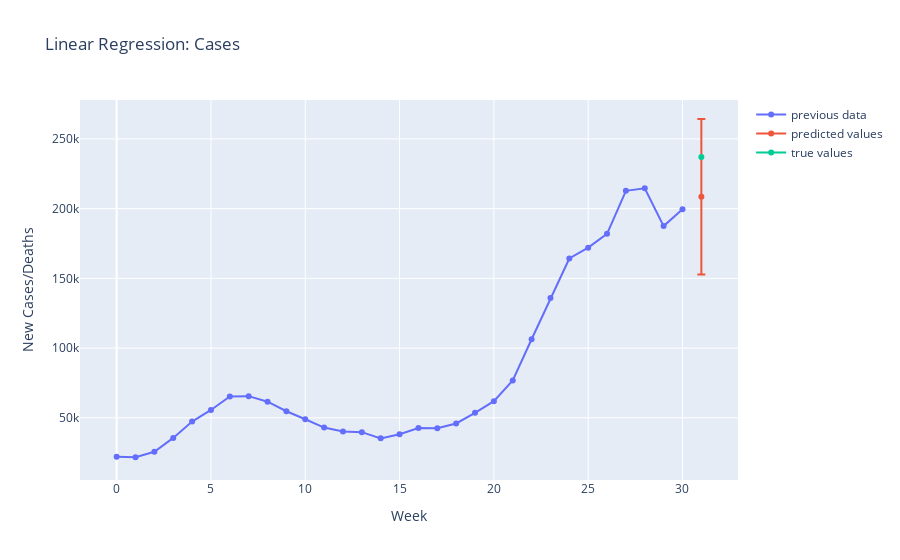
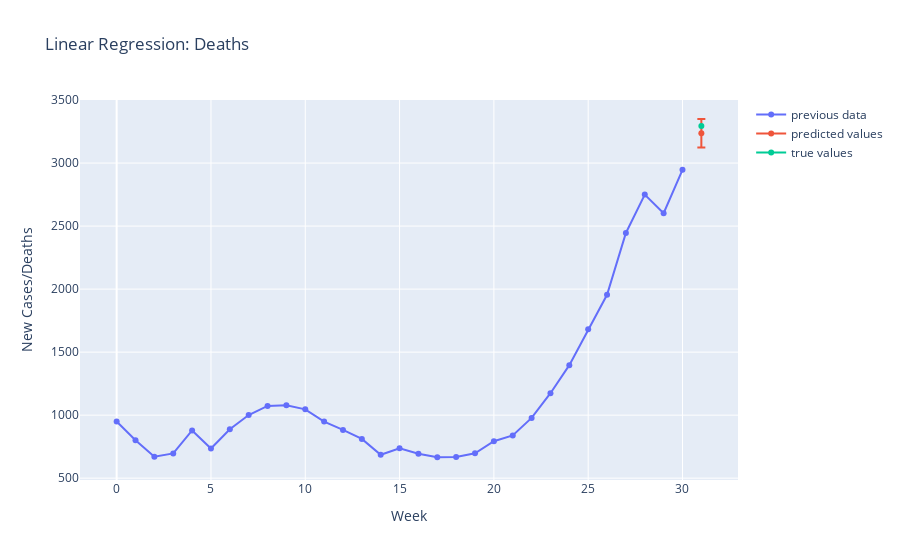

Notebook code for these charts, in order:
### Code cell
# Plot Linear Regression
create_plot(cases_weeks, title="Linear Regression: Cases")
create_plot(deaths_weeks, title="Linear Regression: Deaths")

### Figure 1 — Plotly figure (JSON) as saved in the notebook; plotly's stock layout.template omitted (floating-point values rounded to 4 significant figures)
{"data": [{"mode": "lines+markers", "name": "previous data", "type": "scatter", "x": [0, 1, 2, 3, 4, 5, 6, 7, 8, 9, 10, 11, 12, 13, 14, 15, 16, 17, 18, 19, 20, 21, 22, 23, 24, 25, 26, 27, 28, 29, 30], "y": [22150.0, 21730.0, 25700.0, 35610.0, 47300.0, 55630.0, 65250.0, 65540.0, 61560.0, 54730.0, 48980.0, 43010.0, 40220.0, 39740.0, 35270.0, 38250.0, 42650.0, 42530.0, 45940.0, 53594, 61951, 76750.0, 106300.0, 135800.0, 164300.0, 172000.0, 182000.0, 212800.0, 214600.0, 187500.0, 199600.0]}, {"error_y": {"type": "constant", "value": 55730.0}, "mode": "lines+markers", "name": "predicted values", "type": "scatter", "x": [31], "y": [208500.0]}, {"mode": "lines+markers", "name": "true values", "type": "scatter", "x": [31], "y": [237000.0]}], "layout": {"title": {"text": "Linear Regression: Cases"}, "xaxis": {"title": {"text": "Week"}}, "yaxis": {"title": {"text": "New Cases/Deaths"}}}}

### Figure 2 — Plotly figure (JSON) as saved in the notebook; plotly's stock layout.template omitted (floating-point values rounded to 4 significant figures)
{"data": [{"mode": "lines+markers", "name": "previous data", "type": "scatter", "x": [0, 1, 2, 3, 4, 5, 6, 7, 8, 9, 10, 11, 12, 13, 14, 15, 16, 17, 18, 19, 20, 21, 22, 23, 24, 25, 26, 27, 28, 29, 30], "y": [948.9, 801.0, 669.8, 696.1, 878.7, 735.2, 888.7, 1001.0, 1073.0, 1078.0, 1046.0, 948.7, 883.0, 811.4, 685.5, 736.6, 694.1, 666.0, 667.7, 697.6, 792.7, 839.3, 978.3, 1174.0, 1397.0, 1681.0, 1955.0, 2445.0, 2750.0, 2603.0, 2946.0]}, {"error_y": {"type": "constant", "value": 113.1}, "mode": "lines+markers", "name": "predicted values", "type": "scatter", "x": [31], "y": [3236.0]}, {"mode": "lines+markers", "name": "true values", "type": "scatter", "x": [31], "y": [3294.0]}], "layout": {"title": {"text": "Linear Regression: Deaths"}, "xaxis": {"title": {"text": "Week"}}, "yaxis": {"title": {"text": "New Cases/Deaths"}}}}
